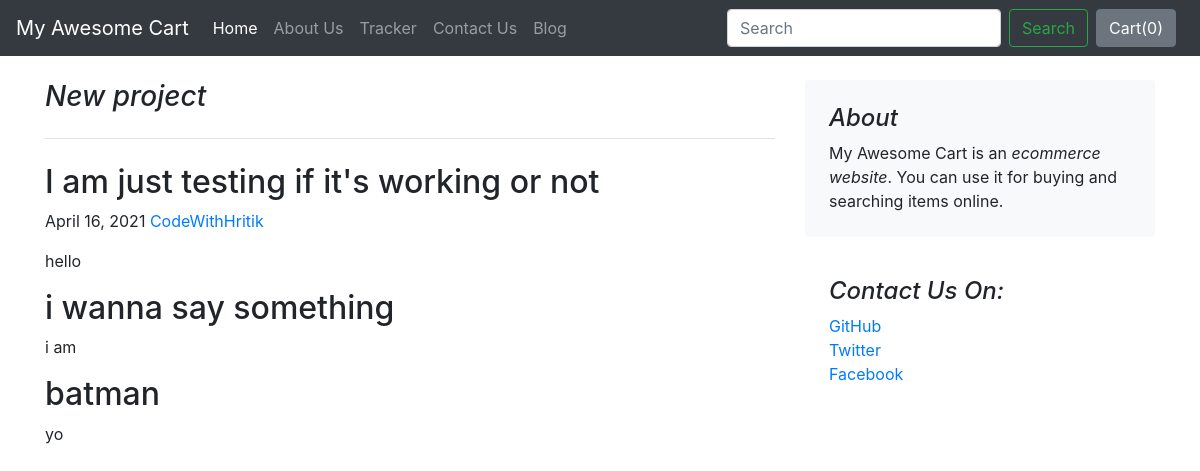
The page /blog/blogpost/1 on the database its author committed.
### blog/models.py (models this page shows)
class Blogpost(models.Model):
    post_id = models.AutoField(primary_key=True)
    title = models.CharField(max_length=50)
    head0 = models.CharField(max_length=500, default="")
    chead0 = models.CharField(max_length=5000, default="")
    head1 = models.CharField(max_length=500, default="")
    chead1 = models.CharField(max_length=5000, default="")
    head2 = models.CharField(max_length=500, default="")
    chead2 = models.CharField(max_length=500, default="")
    publish_date = models.DateField()
    thumbnail = models.ImageField(upload_to="shop/images", default="")
    def __str__(self):
        return self.title

### blog/views.py (the view)
# urls.py: path("blogpost/<int:id>", views.blogpost, name="blogPost")
def blogpost(request,id):
    post = Blogpost.objects.filter(post_id=id)[0]
    print(post)
    return render(request, 'blog/blogpost.html', {'post':post})

### blog/templates/blog/blogpost.html (shortened to what this page needs)
{% extends 'blog/basic.html' %}
{% block body %}
<div class="container">
    <div class="row mt-4">
        <div class="col-md-8 blog-main">
            <h3 class="pb-4 mb-4 font-italic border-bottom">
                {{post.title}}
            </h3>
            <div class="blog-post">
                <h2 class="blog-post-title">{{post.head0}}</h2>
                <p class="blog-post-meta">{{post.publish_date}} <a href="#">CodeWithHritik</a></p>
                <p>{{post.chead0}}</p>
                <h2>{{post.head1}}</h2>
                <p> {{post.chead1}}</p>
                <h2>{{post.head2}}</h2>
                <p>{{post.chead2}}</p>
            </div>
        </div>
        <aside class="col-md-4 blog-sidebar">
            <div class="p-4 mb-3 bg-light rounded">
                <h4 class="font-italic">About</h4>
                <p class="mb-0">My Awesome Cart is an <em>ecommerce website</em>. You can use it for buying and searching items online. </p>
            </div>
            <div class="p-4">
                <h4 class="font-italic">Contact Us On: </h4>
                <ol class="list-unstyled">
                    <li><a href="#">GitHub</a></li>
                    <li><a href="#">Twitter</a></li>
                    <li><a href="#">Facebook</a></li>
                </ol>
            </div>
        </aside>
    </div>
</div>
{% endblock %}

### rows shown on the page
Blogpost: title "New project", head0 "I am just testing if it's working or not", publish_date "April 16, 2021", chead0 "hello", head1 "i wanna say something", chead1 "i am", head2 "batman", chead2 "yo"
